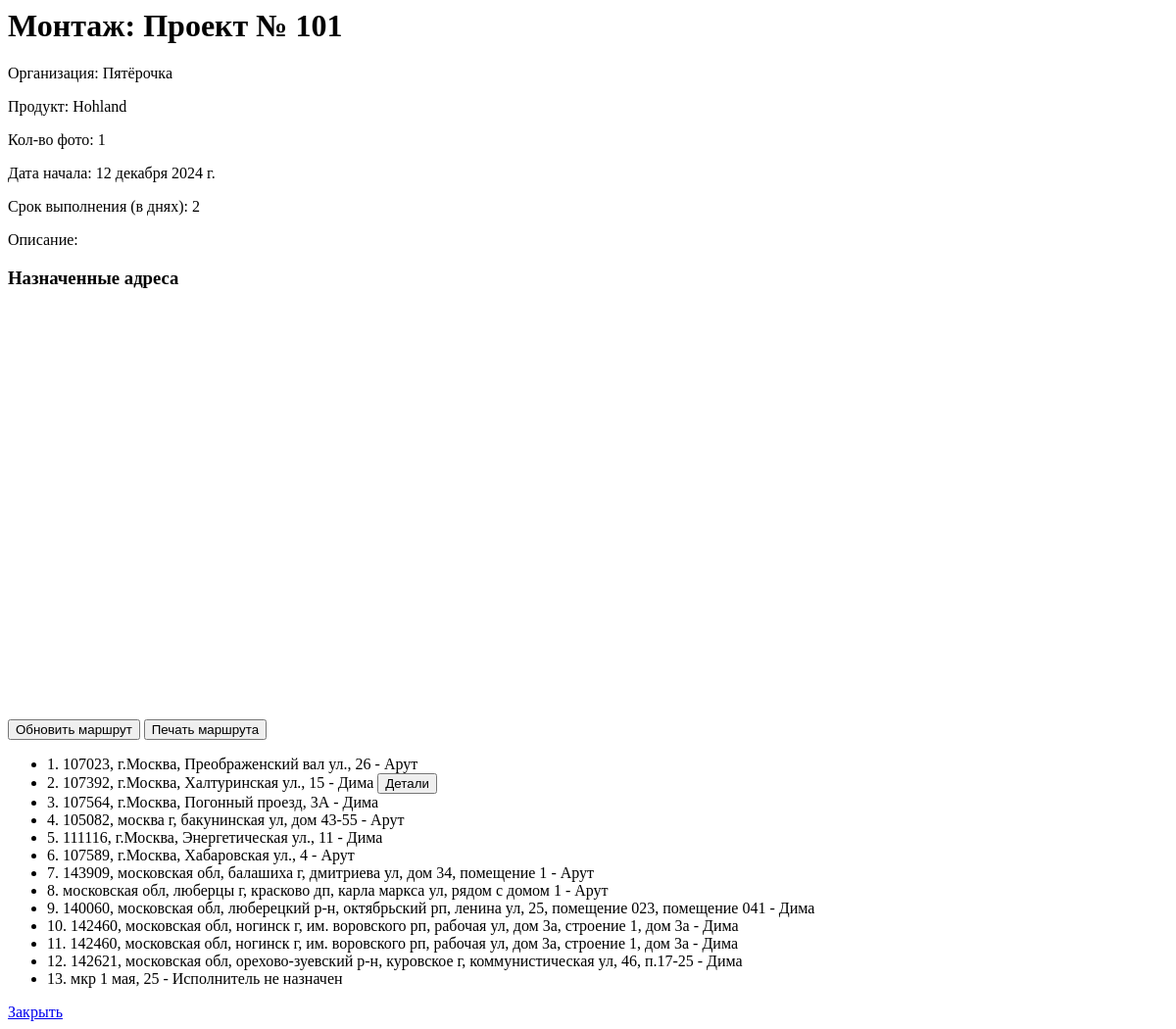
The app's page /projects/event/11/ (signed in), older data.
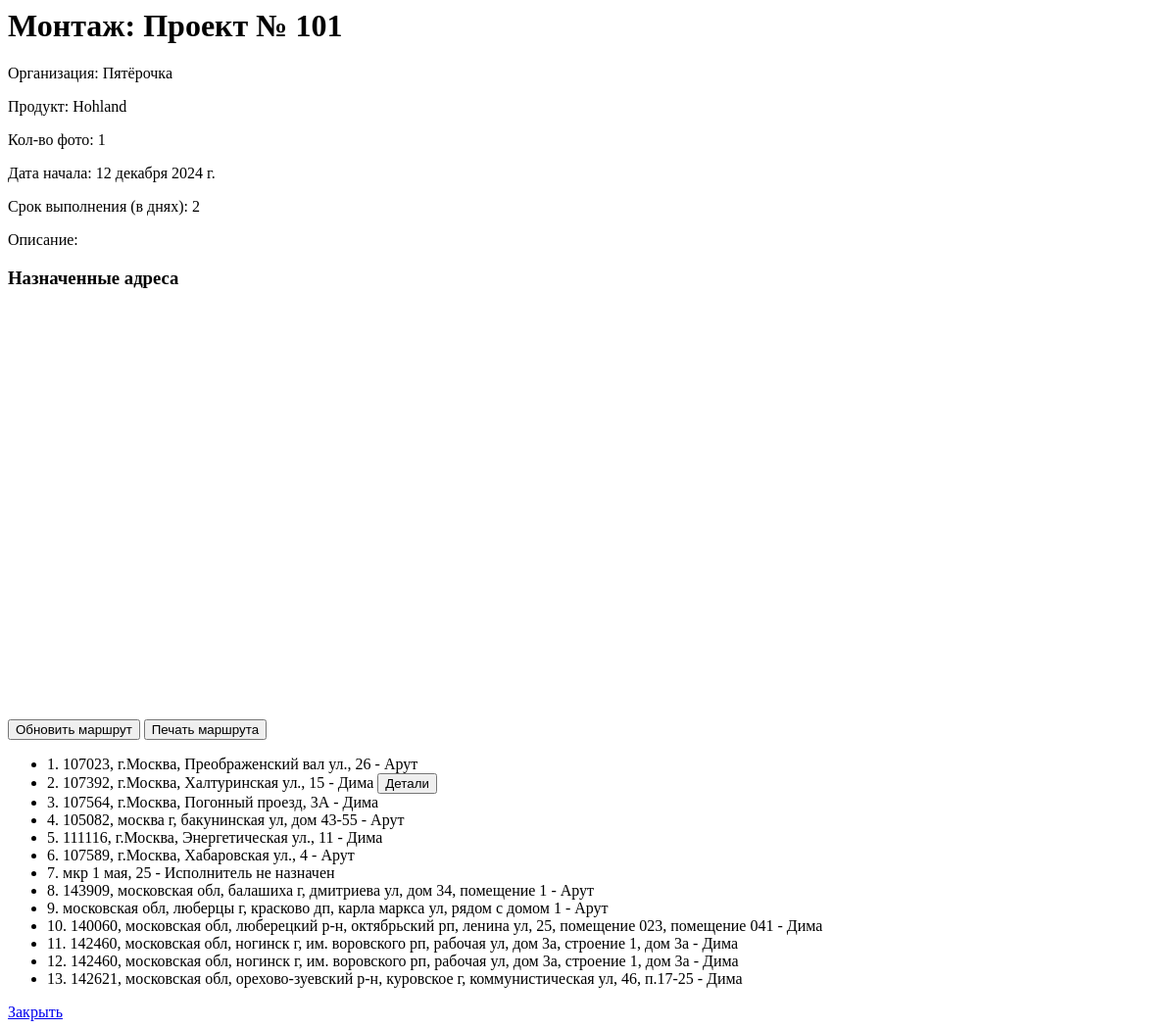
The same page, newer data.
### projects/models.py (models this page shows, shortened)
class EventAddress(models.Model):
    event = models.ForeignKey(Event, related_name='addresses', on_delete=models.CASCADE)
    name = models.CharField(max_length=255)
    latitude = models.FloatField()
    longitude = models.FloatField()
    order = models.PositiveIntegerField(default=0)  # Добавляем поле для сортировки
    assigned_user = models.ForeignKey(User, null=True, blank=True, on_delete=models.SET_NULL)  # Новое поле
    class Meta:
        ordering = ['order']

### rct/models.py (models this page shows)
class ExecutorProfile(models.Model):
    user = models.OneToOneField(User, on_delete=models.CASCADE)
    name = models.CharField(max_length=255, blank=True)
    phone_number = models.CharField(max_length=15, blank=True)
    district_choices = [
        ('САО', 'САО'),
        ('ВАО', 'ВАО'),
        ('ЮАО', 'ЮАО'),
        ('ЗАО', 'ЗАО'),
    ]
    district = models.CharField(max_length=3, choices=district_choices)

### projects/views.py (the view)
# urls.py: path('event/<int:event_id>/', views.event_detail, name='event_detail'),
@login_required
def event_detail(request, event_id):
    event = get_object_or_404(Event, pk=event_id)
    current_user = request.user
    is_manager = current_user.groups.filter(name='Менеджер').exists()
    is_executor = current_user.groups.filter(name='Исполнитель').exists()
    if is_manager and event.project.user == current_user:
        event_addresses = event.addresses.all().select_related('assigned_user')
    else:
        event_addresses = event.addresses.filter(assigned_user=request.user)
    addresses_with_photos = []
    for address in event_addresses:
        executor_name = address.assigned_user.executorprofile.name if address.assigned_user else None
        project_user = event.project.user.username
        project_name = re.sub(r'[\\/*?:"<>|]', "_", event.project.name)
        event_type = event.get_event_type_display()
        address_name = re.sub(r'[\\/*?:"<>|]', "_", address.name)
        base_path = f"media/{project_user}/{project_name}/{event_type}/{executor_name}"
        has_photos = False
        if executor_name and os.path.exists(base_path):
            for file_name in os.listdir(base_path):
                if file_name.startswith(address_name):
                    has_photos = True
                    break
        addresses_with_photos.append({
            'address': address,
            'has_photos': has_photos
        })
    return render(request, 'projects/event_detail.html', {
        'event': event,
        'addresses_with_photos': addresses_with_photos,
        'is_executor': is_executor,
        'is_manager': is_manager,
    })

### projects/templates/projects/event_detail.html (shortened to what this page needs)
<html lang="en">
<head>
    {% load static %}
    <link rel="stylesheet" href="//code.jquery.com/ui/1.12.1/themes/base/jquery-ui.css">
</head>
<body>
    <h1>{{ event.get_event_type_display }}: {{ event.project.name }}</h1>
    <div>
        <p>Организация: {{ event.project.organization }}</p>
        <p>Продукт: {{ event.project.product }}</p>
        <p>Кол-во фото: {{ event.photo_count }}</p>
        <p>Дата начала: {{ event.event_date }}</p>
        <p>Срок выполнения (в днях): {{ event.duration_days }}</p>
        <p>Описание: {{ event.description }}</p>
    </div>
    <h3>Назначенные адреса</h3>
    <div id="map" style="width: 100%; height: 400px; margin-bottom: 20px;"></div>
    <button id="update-route">Обновить маршрут</button>
    <button id="print-addresses">Печать маршрута</button>
    <ul id="assigned-event-addresses-list">
        {% for item in addresses_with_photos %}
        <li data-id="{{ item.address.id }}">
            <span class="address-number">{{ forloop.counter }}.</span>
            <span class="address-name">{{ item.address.name }}</span>
            {% if is_manager %}
                {% if item.address.assigned_user %}
                    {% if item.address.assigned_user.username %}
                        <span class="executor-name"> - {{ item.address.assigned_user.executorprofile.name }}</span>
                    {% else %}
                        <span class="executor-email"> - {{ item.address.assigned_user.email }}</span>
                    {% endif %}
                {% else %}
                    <span class="executor-none"> - Исполнитель не назначен</span>
                {% endif %}
            {% endif %}
            {% if is_manager and item.has_photos %}
                <button class="view-details" data-address-id="{{ item.address.id }}">Детали</button>
            {% endif %}
        </li>
        {% empty %}
        <li>Нет назначенных адресов.</li>
        {% endfor %}
    </ul>
    <a href="{% if is_executor %}{% url 'assigned_events_list' %}{% elif is_manager %}{% url 'events_control' %}{% else %}{% url 'home' %}{% endif %}">
        Закрыть
    </a>
</body>
</html>

Row changes from the older to the newer data that the page shows:
changed EventAddress "мкр 1 мая, 25": moves up the list
